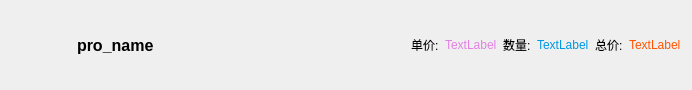
<?xml version="1.0" encoding="UTF-8"?>
<ui version="4.0">
 <class>OrderItem</class>
 <widget class="QWidget" name="OrderItem">
  <property name="geometry">
   <rect>
    <x>0</x>
    <y>0</y>
    <width>692</width>
    <height>90</height>
   </rect>
  </property>
  <property name="maximumSize">
   <size>
    <width>16777215</width>
    <height>90</height>
   </size>
  </property>
  <property name="windowTitle">
   <string>Form</string>
  </property>
  <layout class="QHBoxLayout" name="horizontalLayout_5">
   <item>
    <widget class="QWidget" name="widget" native="true">
     <property name="sizePolicy">
      <sizepolicy hsizetype="Fixed" vsizetype="Fixed">
       <horstretch>0</horstretch>
       <verstretch>0</verstretch>
      </sizepolicy>
     </property>
     <property name="minimumSize">
      <size>
       <width>60</width>
       <height>60</height>
      </size>
     </property>
     <property name="maximumSize">
      <size>
       <width>60</width>
       <height>60</height>
      </size>
     </property>
    </widget>
   </item>
   <item>
    <layout class="QHBoxLayout" name="horizontalLayout">
     <item>
      <widget class="QLabel" name="lab_name">
       <property name="font">
        <font>
         <pointsize>12</pointsize>
         <weight>75</weight>
         <bold>true</bold>
        </font>
       </property>
       <property name="styleSheet">
        <string notr="true">background:transparent;</string>
       </property>
       <property name="text">
        <string>pro_name</string>
       </property>
      </widget>
     </item>
    </layout>
   </item>
   <item>
    <spacer name="horizontalSpacer">
     <property name="orientation">
      <enum>Qt::Horizontal</enum>
     </property>
     <property name="sizeHint" stdset="0">
      <size>
       <width>40</width>
       <height>20</height>
      </size>
     </property>
    </spacer>
   </item>
   <item>
    <widget class="QWidget" name="widget_2" native="true">
     <property name="styleSheet">
      <string notr="true">background:transparent;</string>
     </property>
     <layout class="QHBoxLayout" name="horizontalLayout_2">
      <property name="leftMargin">
       <number>0</number>
      </property>
      <property name="rightMargin">
       <number>0</number>
      </property>
      <item>
       <widget class="QLabel" name="label_2">
        <property name="styleSheet">
         <string notr="true">font: 11pt &quot;黑体&quot;;</string>
        </property>
        <property name="text">
         <string>单价:</string>
        </property>
       </widget>
      </item>
      <item>
       <widget class="QLabel" name="lab_price">
        <property name="styleSheet">
         <string notr="true">font: 11pt &quot;楷体&quot;;
color:rgb(226, 129, 225);</string>
        </property>
        <property name="text">
         <string>TextLabel</string>
        </property>
       </widget>
      </item>
     </layout>
    </widget>
   </item>
   <item>
    <widget class="QWidget" name="widget_3" native="true">
     <property name="styleSheet">
      <string notr="true">background:transparent;</string>
     </property>
     <layout class="QHBoxLayout" name="horizontalLayout_3">
      <property name="leftMargin">
       <number>0</number>
      </property>
      <property name="rightMargin">
       <number>0</number>
      </property>
      <item>
       <widget class="QLabel" name="label_4">
        <property name="styleSheet">
         <string notr="true">font: 11pt &quot;黑体&quot;;</string>
        </property>
        <property name="text">
         <string>数量:</string>
        </property>
       </widget>
      </item>
      <item>
       <widget class="QLabel" name="lab_num">
        <property name="styleSheet">
         <string notr="true">font: 11pt &quot;楷体&quot;;
color:rgb(0, 151, 227);</string>
        </property>
        <property name="text">
         <string>TextLabel</string>
        </property>
       </widget>
      </item>
     </layout>
    </widget>
   </item>
   <item>
    <widget class="QWidget" name="widget_4" native="true">
     <property name="styleSheet">
      <string notr="true">background:transparent;</string>
     </property>
     <layout class="QHBoxLayout" name="horizontalLayout_4">
      <property name="leftMargin">
       <number>0</number>
      </property>
      <property name="rightMargin">
       <number>0</number>
      </property>
      <item>
       <widget class="QLabel" name="label_6">
        <property name="styleSheet">
         <string notr="true">font: 11pt &quot;黑体&quot;;</string>
        </property>
        <property name="text">
         <string>总价:</string>
        </property>
       </widget>
      </item>
      <item>
       <widget class="QLabel" name="lab_tolprice">
        <property name="styleSheet">
         <string notr="true">font: 11pt &quot;楷体&quot;;
color:rgb(255, 85, 0);</string>
        </property>
        <property name="text">
         <string>TextLabel</string>
        </property>
       </widget>
      </item>
     </layout>
    </widget>
   </item>
  </layout>
 </widget>
 <resources/>
 <connections/>
</ui>
